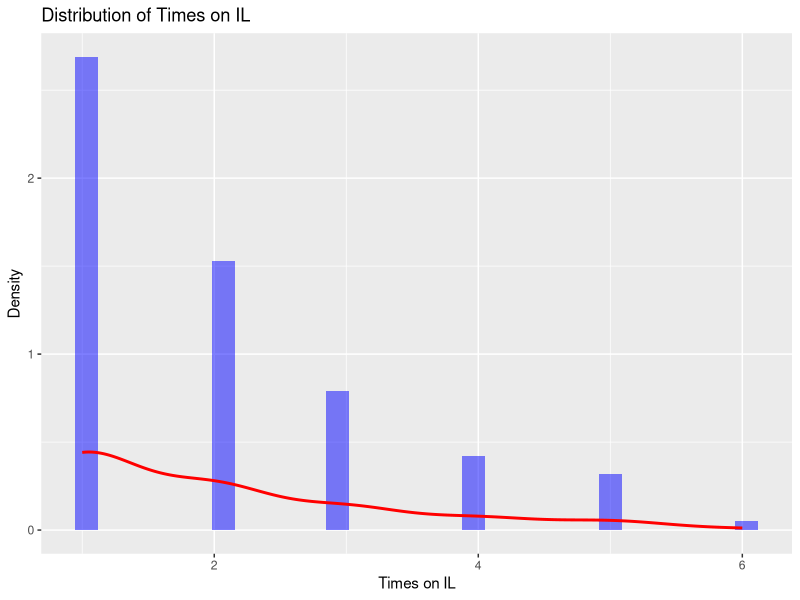
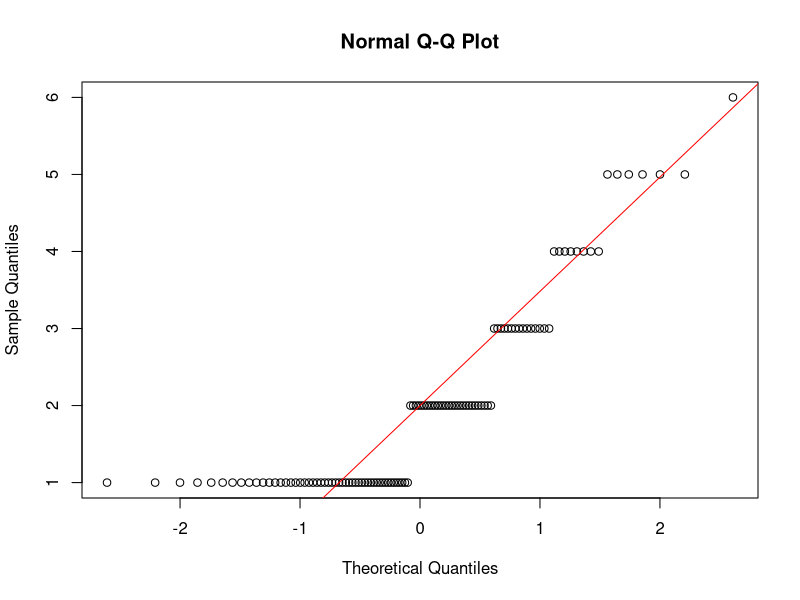
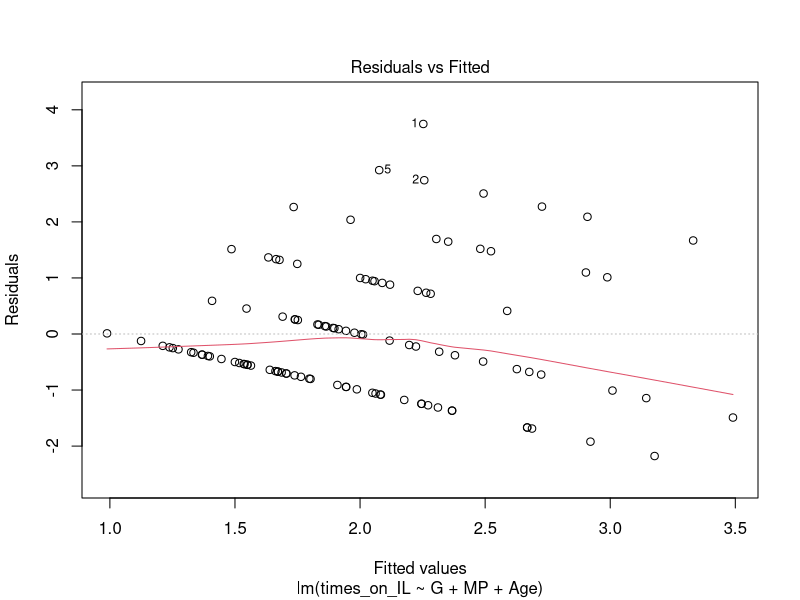
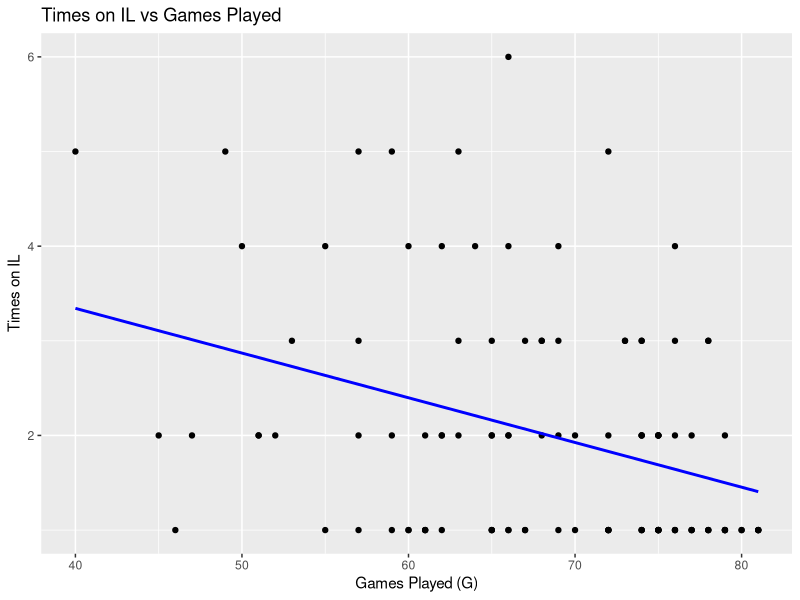
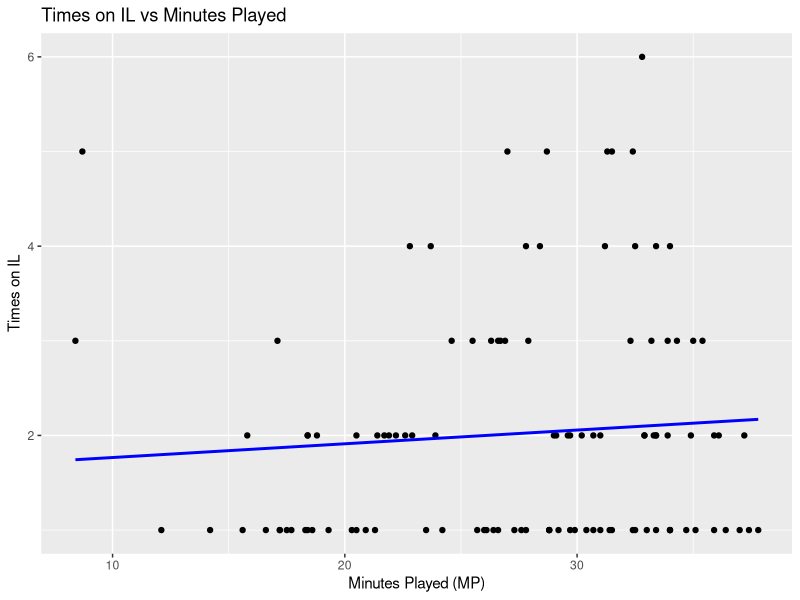
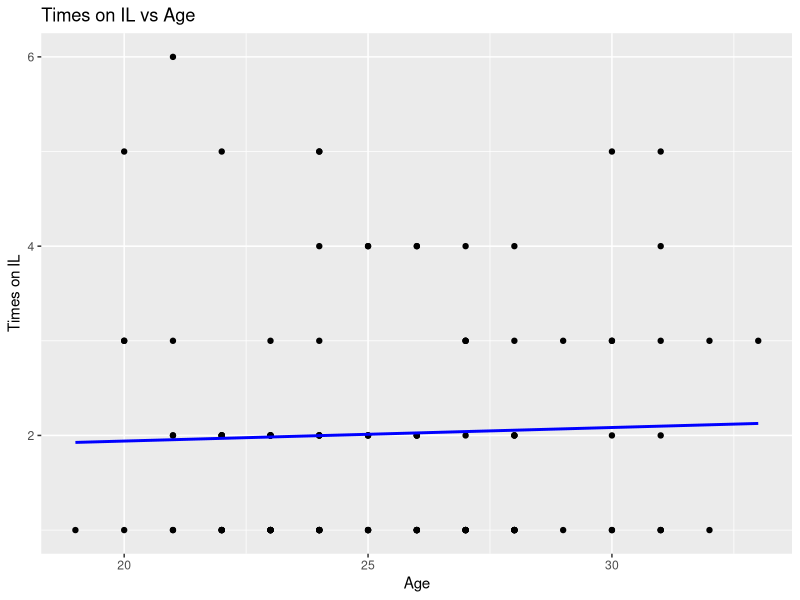
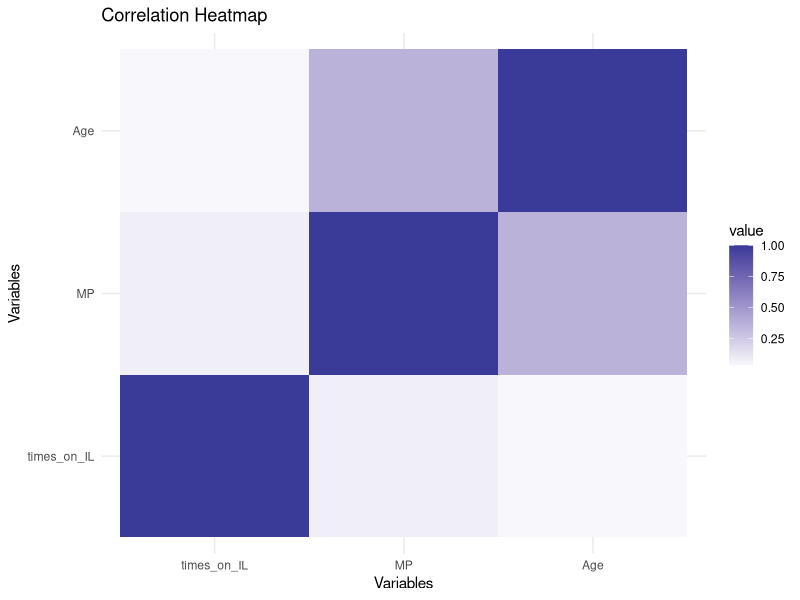

Generate these figures, in order, with R:
## ---- chunk 1
knitr::opts_chunk$set(echo = TRUE)
## ---- chunk 2
injury <- read.csv("Injury_History.csv", stringsAsFactors = FALSE)

stats <- read.csv("NBA Players Stats 201617.csv", stringsAsFactors = FALSE)
## ---- chunk 3
library(dplyr)
library(stringr)


injury <- injury %>%
  mutate(Date = as.Date(Date, format = "%d/%m/%Y"))

# Filter games to include only those after 2016-10-25 and on or before 2017-04-12
injury_2016 <- injury %>%
  filter(Date > "2016-10-25" & Date <= "2017-04-12")

stats_clean <- stats %>%
  # Group by Player
  group_by(Player) %>%
  # Keep only the row where the team is 'TOT' if multiple rows exist, or keep all rows if only one
  filter(n() == 1 | Tm == "TOT") %>%
  ungroup() %>%
  # Clean the Player names
  mutate(Player = sub("\\\\.*", "", Player))
## ---- chunk 4
library(stringr)

injury_2016_IL <- injury_2016 %>%
  filter(str_detect(Notes, "placed on IL"))

injury_2016_IL_count <- injury_2016_IL %>%
  count(Name, sort = TRUE) %>%
  rename(times_on_IL = n)

## ---- chunk 5
library(stringi)

merged_data <- injury_2016_IL_count %>%
  rename(Player = Name) %>%
  left_join(stats_clean %>%
              mutate(Player = stri_trans_general(Player, "Latin-ASCII")), by = "Player") %>%
  select(Player, times_on_IL, G, MP, Age)

merged_data_filtered <- merged_data %>%
  filter(G >= 40)
## ---- chunk 6
library(ggplot2)

ggplot(merged_data_filtered, aes(x = times_on_IL)) +
  geom_histogram(aes(y = ..density..), bins = 30, fill = "blue", alpha = 0.5) +
  geom_density(color = "red", size = 1) +
  labs(title = "Distribution of Times on IL", x = "Times on IL", y = "Density")

qqnorm(merged_data_filtered$times_on_IL)
qqline(merged_data_filtered$times_on_IL, col = "red")

model <- lm(times_on_IL ~ G + MP + Age, data = merged_data_filtered)
plot(model, which = 1)

## ---- chunk 7

library(ggplot2)

# Scatter plot: Times on IL vs Games played (G)
ggplot(merged_data_filtered, aes(x = G, y = times_on_IL)) +
  geom_point() + 
  geom_smooth(method = "lm", se = FALSE, color = "blue") +
  labs(title = "Times on IL vs Games Played", x = "Games Played (G)", y = "Times on IL")

# Scatter plot: Times on IL vs Minutes Played (MP) 
ggplot(merged_data_filtered, aes(x = MP, y = times_on_IL)) +
  geom_point() + 
  geom_smooth(method = "lm", se = FALSE, color = "blue") +
  labs(title = "Times on IL vs Minutes Played", x = "Minutes Played (MP)", y = "Times on IL")

# Scatter plot: Times on IL vs Age
ggplot(merged_data_filtered, aes(x = Age, y = times_on_IL)) +
  geom_point() + 
  geom_smooth(method = "lm", se = FALSE, color = "blue") +
  labs(title = "Times on IL vs Age", x = "Age", y = "Times on IL")
## ---- chunk 8
model_mp <- lm(times_on_IL ~ MP, data = merged_data_filtered)

model_age <- lm(times_on_IL ~ Age, data = merged_data_filtered)

summary(model_mp)$coefficients["MP", "Pr(>|t|)"]
summary(model_age)$coefficients["Age", "Pr(>|t|)"]
## ---- chunk 9
library(ggplot2)
library(reshape2)

# Create a heatmap of the correlation matrix
correlation_matrix <- merged_data_filtered %>%
  select(times_on_IL, MP, Age) %>%
  cor() %>%
  melt()

ggplot(correlation_matrix, aes(Var1, Var2, fill = value)) +
  geom_tile() +
  scale_fill_gradient2() +
  labs(title = "Correlation Heatmap", x = "Variables", y = "Variables") +
  theme_minimal()
